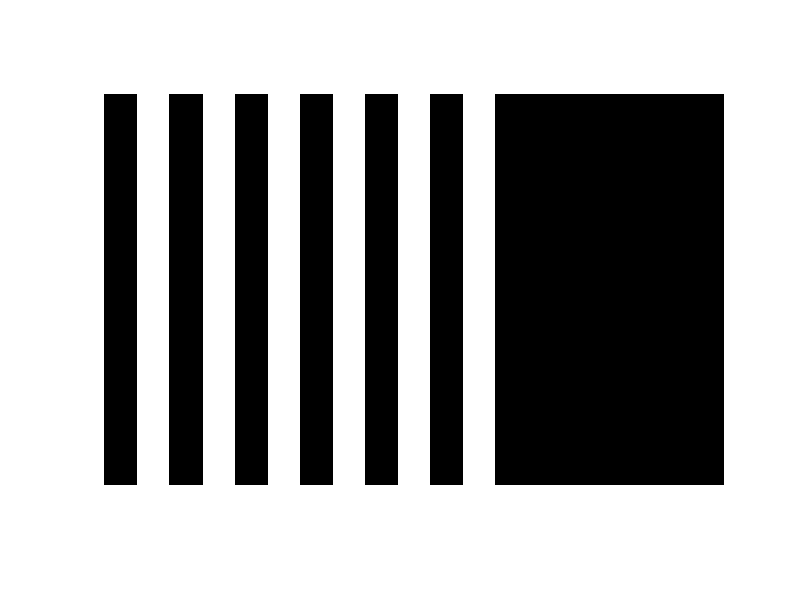

MATLAB code for this plot:
%0.0 = Black
%0.5 =??
%1.0 = White 
clc, clear, close all

height = 600;
width = 600;
I = ones(height,width);
markers = round(linspace(1,1000,21));
  for i = 1:2: length(markers)-1
      I(:, markers(i): markers(i+1)) = 0;
  end
  1-2;
      2-3;
  3-4;
      4-5;
  5-6;    
imshow(I);
